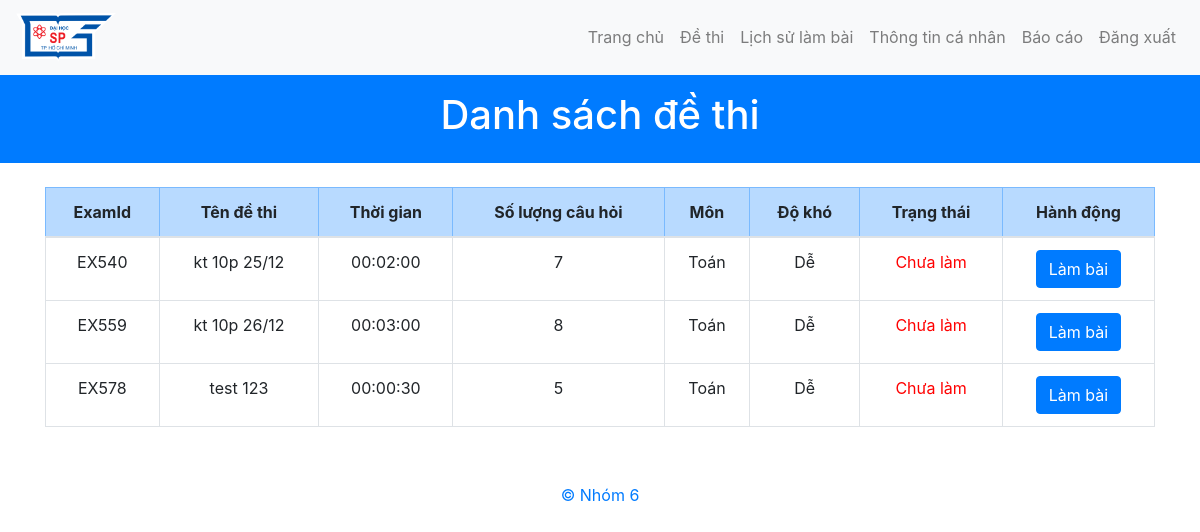
The app's page /PageUser/PExamView.php?userId=2210123 with its own data.
### tables this page shows
CREATE TABLE `exams` (
  `ExamId` varchar(10) NOT NULL,
  `ExamTitle` text NOT NULL,
  `Duration` time DEFAULT NULL,
  `NumOfQues` int(11) NOT NULL,
  `Subject` varchar(50) NOT NULL,
  `Difficult` varchar(50) NOT NULL
);

### PageUser/PExamView.php (the view, shortened to what this page needs)
<?php
include('../conn/conn_database.php');
$userId = $_GET['userId'] ?? null;
$sql_add_users = "SELECT ExamId FROM AddUser WHERE UserId = ?";
$stmt_add_users = $conn->prepare($sql_add_users);
if ($stmt_add_users) {
    $stmt_add_users->bind_param("s", $userId);
    $stmt_add_users->execute();
} else {
    die("Lỗi chuẩn bị truy vấn: " . $conn->error);
}
$result_add_users = $stmt_add_users->get_result();
$examIds = [];
while ($row = $result_add_users->fetch_assoc()) {
    $examIds[] = $row['ExamId'];
}
if (empty($examIds)) {
    $noExams = true;
} else {
    $noExams = false;
    $examId_string = "'" . implode("','", $examIds) . "'";
    $sql_exams = "SELECT * FROM Exams WHERE ExamId IN ($examId_string)";
    $result_exams = $conn->query($sql_exams);
}
?>
<!DOCTYPE html>
<html lang="en">
<head>
    <link href="https://maxcdn.bootstrapcdn.com/bootstrap/4.5.2/css/bootstrap.min.css" rel="stylesheet">
</head>
<body>
    <?php include '../template/TmenuUser.php'; ?>
    <header class="bg-primary text-white text-center py-3">
        <h1>Danh sách đề thi</h1>
    </header>
    <div class="container mt-4">
        <table class="table table-bordered mt-4">
            <thead class="table-primary">
                <tr>
                    <th>ExamId</th>
                    <th>Tên đề thi</th>
                    <th>Thời gian</th>
                    <th>Số lượng câu hỏi</th>
                    <th>Môn</th>
                    <th>Độ khó</th>
                    <th>Trạng thái</th>
                    <th>Hành động</th>
                </tr>
            </thead>
            <tbody>
                <?php if ($noExams): ?>
                    <tr>
                        <td colspan="8" class="text-center">Hiện tại bạn chưa có đề thi nào.</td>
                    </tr>
                <?php else: ?>
                    <?php while ($exam = $result_exams->fetch_assoc()): ?>
                        <tr>
                            <td><?= htmlspecialchars($exam['ExamId']) ?></td>
                            <td><?= htmlspecialchars($exam['ExamTitle']) ?></td>
                            <td><?= htmlspecialchars($exam['Duration']) ?></td>
                            <td><?= htmlspecialchars($exam['NumOfQues']) ?></td>
                            <td><?= htmlspecialchars($exam['Subject']) ?></td>
                            <td><?= htmlspecialchars($exam['Difficult']) ?></td>
                            <td>
                                <?php
                                $examId = $exam['ExamId'];
                                $sql_auid = "SELECT AUId FROM AddUser WHERE ExamId = ? AND UserId = ?";
                                $stmt_auid = $conn->prepare($sql_auid);
                                $stmt_auid->bind_param("ss", $examId, $userId);
                                $stmt_auid->execute();
                                $result_auid = $stmt_auid->get_result();
                                $auid_row = $result_auid->fetch_assoc();
                                $auid = $auid_row['AUId'];
                                $sql_check_result = "SELECT COUNT(*) as count FROM results WHERE AUId = ?";
                                $stmt_check_result = $conn->prepare($sql_check_result);
                                $stmt_check_result->bind_param("s", $auid);
                                $stmt_check_result->execute();
                                $result_check_result = $stmt_check_result->get_result();
                                $row_check_result = $result_check_result->fetch_assoc();
                                $status = $row_check_result['count'] > 0 ? 'Đã làm' : 'Chưa làm';
                                $status_class = $row_check_result['count'] > 0 ? 'status-done' : 'status-not-done';
                                echo "<span class='$status_class'>$status</span>";
                                ?>
                            </td>
                            <td>
                                <a href="PDoingExam.php?examId=<?= htmlspecialchars($exam['ExamId']) ?>&userId=<?= htmlspecialchars($userId) ?>" class="btn btn-primary">Làm bài</a>
                            </td>
                        </tr>
                    <?php endwhile; ?>
                <?php endif; ?>
            </tbody>
        </table>
    </div>
</body>
</html>
<?php
include('../template/Tfooter.php');
?>

### PageUser/PExamView.php (style rules this page uses)
.status-not-done { color: red; }
tr { text-align: center; }

### records on screen
exams: ExamId "EX540", ExamTitle "kt 10p 25/12", Duration "00:02:00", NumOfQues "7", Subject "Toán", Difficult "Dễ", status "Chưa làm"
exams: ExamId "EX559", ExamTitle "kt 10p 26/12", Duration "00:03:00", NumOfQues "8", Subject "Toán", Difficult "Dễ", status "Chưa làm"
exams: ExamId "EX578", ExamTitle "test 123", Duration "00:00:30", NumOfQues "5", Subject "Toán", Difficult "Dễ", status "Chưa làm"
